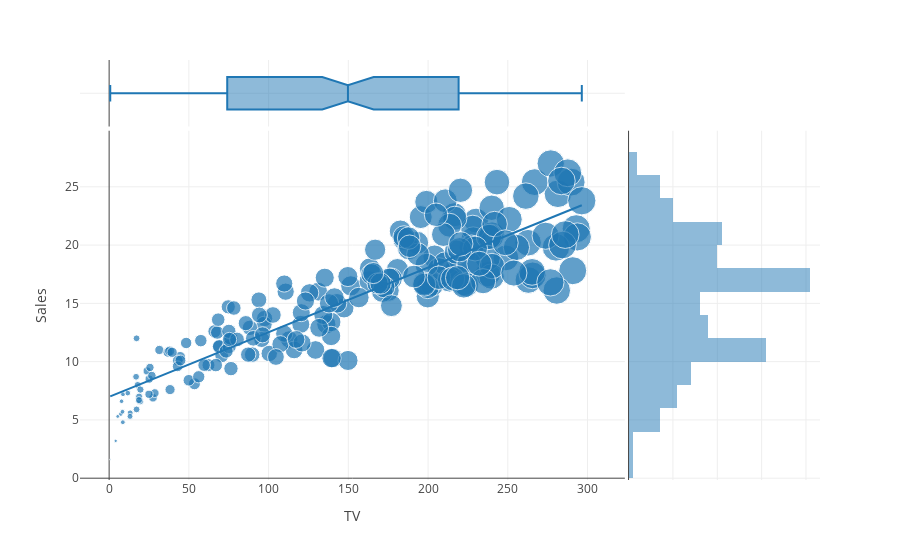
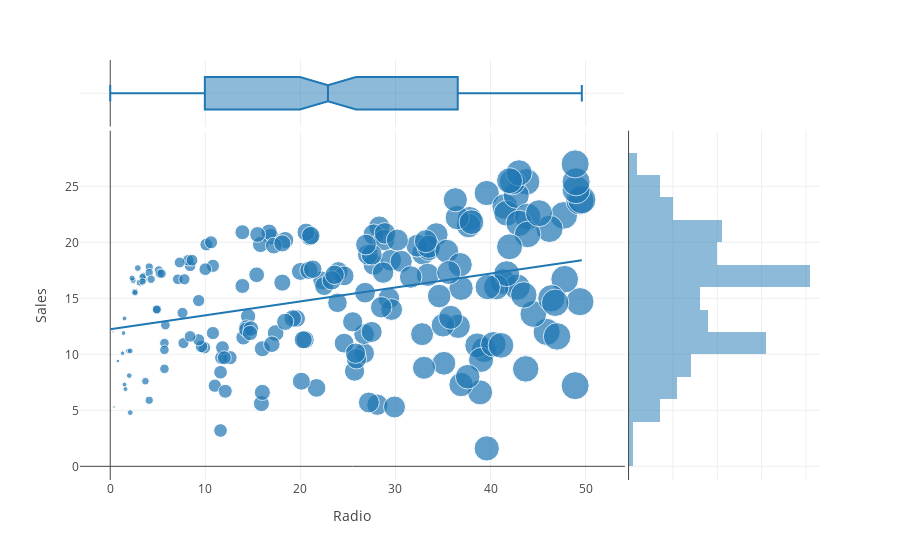
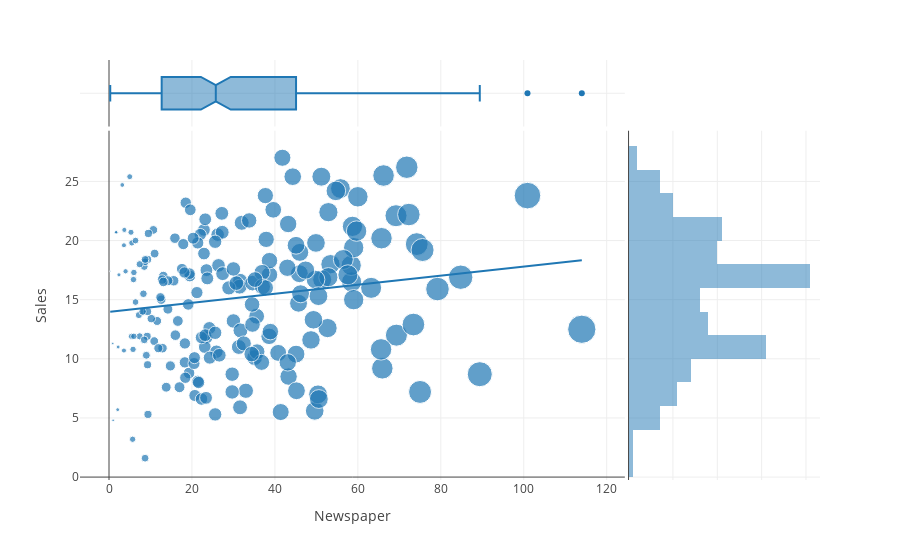

Notebook source saved alongside these figures, in order:
### Markdown cell above
#### 3.7. Analizamos la variable objetivo en función de las otras variables

### Code cell
variables = ['TV', 'Radio', 'Newspaper']

for v in variables:
    fig = px.scatter(datos, 
                     y='Sales',
                     x=v,
                     size=v,
                     trendline='ols',
                     template='gridon',
                     marginal_x='box',
                     marginal_y='histogram'
                     )
    fig.show()

### Figure 1 — Plotly figure (JSON) as saved in the notebook; plotly's stock layout.template omitted (floating-point values rounded to 4 significant figures; data arrays with more than 128 entries replaced by an {"elided": "..."} marker saying what was removed)
{"data": [{"hovertemplate": "TV=%{marker.size}<br>Sales=%{y}<extra></extra>", "legendgroup": "", "marker": {"color": "#1F77B4", "size": {"elided": "200 float values"}, "sizemode": "area", "sizeref": 0.741, "symbol": "circle"}, "mode": "markers", "name": "", "orientation": "v", "showlegend": false, "type": "scatter", "x": {"elided": "200 float values"}, "xaxis": "x", "y": {"elided": "200 float values"}, "yaxis": "y"}, {"alignmentgroup": "True", "hovertemplate": "TV=%{x}<extra></extra>", "legendgroup": "", "marker": {"color": "#1F77B4", "symbol": "circle"}, "name": "", "notched": true, "offsetgroup": "", "showlegend": false, "type": "box", "x": {"elided": "200 float values"}, "xaxis": "x3", "yaxis": "y3"}, {"alignmentgroup": "True", "bingroup": "y", "hovertemplate": "Sales=%{y}<br>count=%{x}<extra></extra>", "legendgroup": "", "marker": {"color": "#1F77B4"}, "name": "", "offsetgroup": "", "opacity": 0.5, "showlegend": false, "type": "histogram", "xaxis": "x2", "y": {"elided": "200 float values"}, "yaxis": "y2"}, {"hovertemplate": "<b>OLS trendline</b><br>Sales = 0.0554648 * TV + 6.97482<br>R<sup>2</sup>=0.812176<br><br>TV=%{x}<br>Sales=%{y} <b>(trend)</b><extra></extra>", "legendgroup": "", "marker": {"color": "#1F77B4", "symbol": "circle"}, "mode": "lines", "name": "", "showlegend": false, "type": "scatter", "x": {"elided": "200 float values"}, "xaxis": "x", "y": {"elided": "200 float values"}, "yaxis": "y"}], "layout": {"barmode": "overlay", "legend": {"itemsizing": "constant", "tracegroupgap": 0}, "margin": {"t": 60}, "xaxis": {"anchor": "y", "domain": [0, 0.7363], "title": {"text": "TV"}}, "xaxis2": {"anchor": "y2", "domain": [0.7413, 1], "matches": "x2", "showline": false, "showticklabels": false, "ticks": ""}, "xaxis3": {"anchor": "y3", "domain": [0, 0.7363], "matches": "x", "showticklabels": false}, "xaxis4": {"anchor": "y4", "domain": [0.7413, 1], "matches": "x2", "showline": false, "showticklabels": false, "ticks": ""}, "yaxis": {"anchor": "x", "domain": [0, 0.8316], "title": {"text": "Sales"}}, "yaxis2": {"anchor": "x2", "domain": [0, 0.8316], "matches": "y", "showticklabels": false}, "yaxis3": {"anchor": "x3", "domain": [0.8416, 1], "matches": "y3", "showline": false, "showticklabels": false, "ticks": ""}, "yaxis4": {"anchor": "x4", "domain": [0.8416, 1], "matches": "y3", "showline": false, "showticklabels": false, "ticks": ""}}}

### Figure 2 — Plotly figure (JSON) as saved in the notebook; plotly's stock layout.template omitted (floating-point values rounded to 4 significant figures; data arrays with more than 128 entries replaced by an {"elided": "..."} marker saying what was removed)
{"data": [{"hovertemplate": "Radio=%{marker.size}<br>Sales=%{y}<extra></extra>", "legendgroup": "", "marker": {"color": "#1F77B4", "size": {"elided": "200 float values"}, "sizemode": "area", "sizeref": 0.124, "symbol": "circle"}, "mode": "markers", "name": "", "orientation": "v", "showlegend": false, "type": "scatter", "x": {"elided": "200 float values"}, "xaxis": "x", "y": {"elided": "200 float values"}, "yaxis": "y"}, {"alignmentgroup": "True", "hovertemplate": "Radio=%{x}<extra></extra>", "legendgroup": "", "marker": {"color": "#1F77B4", "symbol": "circle"}, "name": "", "notched": true, "offsetgroup": "", "showlegend": false, "type": "box", "x": {"elided": "200 float values"}, "xaxis": "x3", "yaxis": "y3"}, {"alignmentgroup": "True", "bingroup": "y", "hovertemplate": "Sales=%{y}<br>count=%{x}<extra></extra>", "legendgroup": "", "marker": {"color": "#1F77B4"}, "name": "", "offsetgroup": "", "opacity": 0.5, "showlegend": false, "type": "histogram", "xaxis": "x2", "y": {"elided": "200 float values"}, "yaxis": "y2"}, {"hovertemplate": "<b>OLS trendline</b><br>Sales = 0.124432 * Radio + 12.2357<br>R<sup>2</sup>=0.122242<br><br>Radio=%{x}<br>Sales=%{y} <b>(trend)</b><extra></extra>", "legendgroup": "", "marker": {"color": "#1F77B4", "symbol": "circle"}, "mode": "lines", "name": "", "showlegend": false, "type": "scatter", "x": {"elided": "200 float values"}, "xaxis": "x", "y": {"elided": "200 float values"}, "yaxis": "y"}], "layout": {"barmode": "overlay", "legend": {"itemsizing": "constant", "tracegroupgap": 0}, "margin": {"t": 60}, "xaxis": {"anchor": "y", "domain": [0, 0.7363], "title": {"text": "Radio"}}, "xaxis2": {"anchor": "y2", "domain": [0.7413, 1], "matches": "x2", "showline": false, "showticklabels": false, "ticks": ""}, "xaxis3": {"anchor": "y3", "domain": [0, 0.7363], "matches": "x", "showticklabels": false}, "xaxis4": {"anchor": "y4", "domain": [0.7413, 1], "matches": "x2", "showline": false, "showticklabels": false, "ticks": ""}, "yaxis": {"anchor": "x", "domain": [0, 0.8316], "title": {"text": "Sales"}}, "yaxis2": {"anchor": "x2", "domain": [0, 0.8316], "matches": "y", "showticklabels": false}, "yaxis3": {"anchor": "x3", "domain": [0.8416, 1], "matches": "y3", "showline": false, "showticklabels": false, "ticks": ""}, "yaxis4": {"anchor": "x4", "domain": [0.8416, 1], "matches": "y3", "showline": false, "showticklabels": false, "ticks": ""}}}

### Figure 3 — Plotly figure (JSON) as saved in the notebook; plotly's stock layout.template omitted (floating-point values rounded to 4 significant figures; data arrays with more than 128 entries replaced by an {"elided": "..."} marker saying what was removed)
{"data": [{"hovertemplate": "Newspaper=%{marker.size}<br>Sales=%{y}<extra></extra>", "legendgroup": "", "marker": {"color": "#1F77B4", "size": {"elided": "200 float values"}, "sizemode": "area", "sizeref": 0.285, "symbol": "circle"}, "mode": "markers", "name": "", "orientation": "v", "showlegend": false, "type": "scatter", "x": {"elided": "200 float values"}, "xaxis": "x", "y": {"elided": "200 float values"}, "yaxis": "y"}, {"alignmentgroup": "True", "hovertemplate": "Newspaper=%{x}<extra></extra>", "legendgroup": "", "marker": {"color": "#1F77B4", "symbol": "circle"}, "name": "", "notched": true, "offsetgroup": "", "showlegend": false, "type": "box", "x": {"elided": "200 float values"}, "xaxis": "x3", "yaxis": "y3"}, {"alignmentgroup": "True", "bingroup": "y", "hovertemplate": "Sales=%{y}<br>count=%{x}<extra></extra>", "legendgroup": "", "marker": {"color": "#1F77B4"}, "name": "", "offsetgroup": "", "opacity": 0.5, "showlegend": false, "type": "histogram", "xaxis": "x2", "y": {"elided": "200 float values"}, "yaxis": "y2"}, {"hovertemplate": "<b>OLS trendline</b><br>Sales = 0.038324 * Newspaper + 13.9595<br>R<sup>2</sup>=0.024951<br><br>Newspaper=%{x}<br>Sales=%{y} <b>(trend)</b><extra></extra>", "legendgroup": "", "marker": {"color": "#1F77B4", "symbol": "circle"}, "mode": "lines", "name": "", "showlegend": false, "type": "scatter", "x": {"elided": "200 float values"}, "xaxis": "x", "y": {"elided": "200 float values"}, "yaxis": "y"}], "layout": {"barmode": "overlay", "legend": {"itemsizing": "constant", "tracegroupgap": 0}, "margin": {"t": 60}, "xaxis": {"anchor": "y", "domain": [0, 0.7363], "title": {"text": "Newspaper"}}, "xaxis2": {"anchor": "y2", "domain": [0.7413, 1], "matches": "x2", "showline": false, "showticklabels": false, "ticks": ""}, "xaxis3": {"anchor": "y3", "domain": [0, 0.7363], "matches": "x", "showticklabels": false}, "xaxis4": {"anchor": "y4", "domain": [0.7413, 1], "matches": "x2", "showline": false, "showticklabels": false, "ticks": ""}, "yaxis": {"anchor": "x", "domain": [0, 0.8316], "title": {"text": "Sales"}}, "yaxis2": {"anchor": "x2", "domain": [0, 0.8316], "matches": "y", "showticklabels": false}, "yaxis3": {"anchor": "x3", "domain": [0.8416, 1], "matches": "y3", "showline": false, "showticklabels": false, "ticks": ""}, "yaxis4": {"anchor": "x4", "domain": [0.8416, 1], "matches": "y3", "showline": false, "showticklabels": false, "ticks": ""}}}
